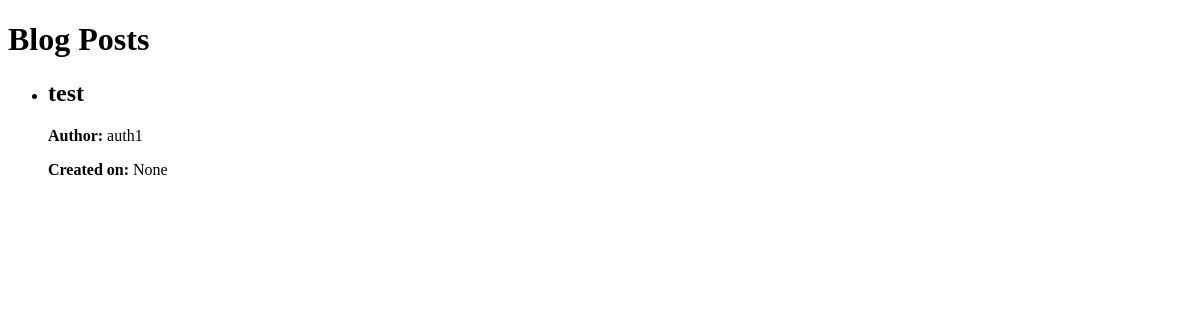
Before: / with the older database file.
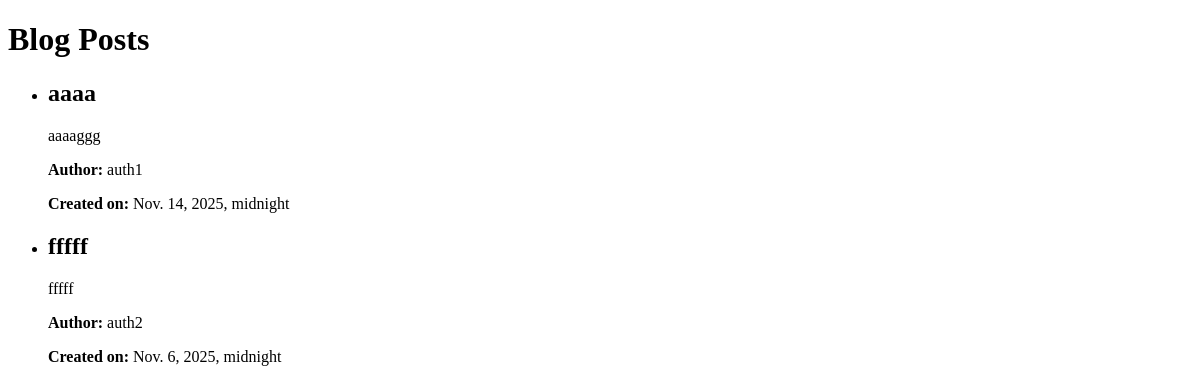
After: the same page with the newer database file.
### blogapp/models.py (models this page shows, shortened)
class BlogPost(models.Model):
    title = models.CharField(max_length=255)
    content = models.TextField()
    author = models.ForeignKey(Author, on_delete=models.CASCADE)
    created_on = models.DateTimeField(blank=True, null=True)

class Author(models.Model):
    bio = models.TextField(blank=True, null=True)

### blogapp/views.py (the view)
# urls.py: path('', BlogView.as_view(), name='listhtml'),
class BlogView(ListView):
    model=BlogPost
    context_object_name='posts'
    template_name="Posts/blogView.html"

### blogapp/templates/Posts/blogView.html (shortened to what this page needs)
<!DOCTYPE html>
<html lang="en">
<head>
</head>
<body>
    <h1>Blog Posts</h1>
    <ul>
        {% for post in posts %}
            <li>
                <h2>{{ post.title }}</h2>
                <p>{{ post.content }}</p>
                <p><strong>Author:</strong> {{ post.author.bio}}</p>
                <p><strong>Created on:</strong> {{ post.created_on }}</p>
            </li>
        {% endfor %}
    </ul>
</body>
</html>

Changed rows visible on the page:
removed BlogPost: title "test", author.bio "auth1", created_on "None"
added BlogPost: title "aaaa", content "aaaaggg", author.bio "auth1", created_on "Nov. 14, 2025, midnight"
added BlogPost: title "fffff", content "fffff", author.bio "auth2", created_on "Nov. 6, 2025, midnight"
